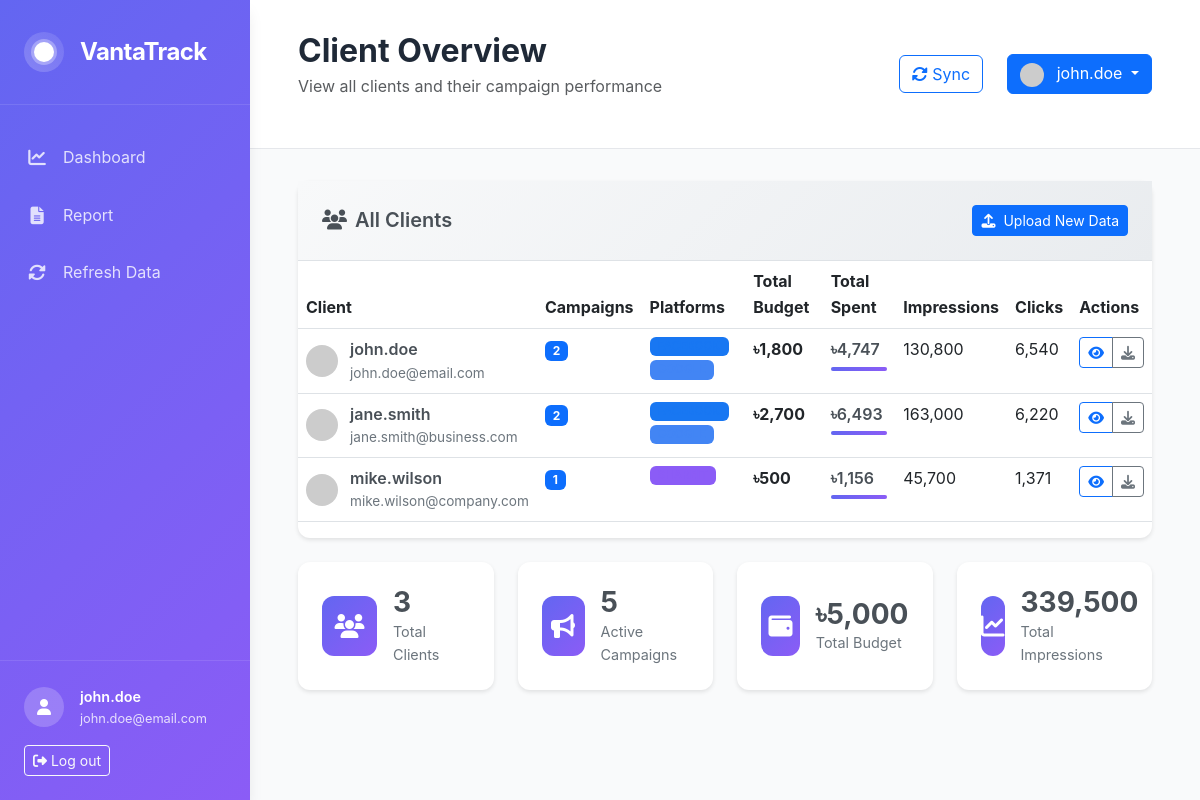
The app's page /agency/clients (signed in), older data.
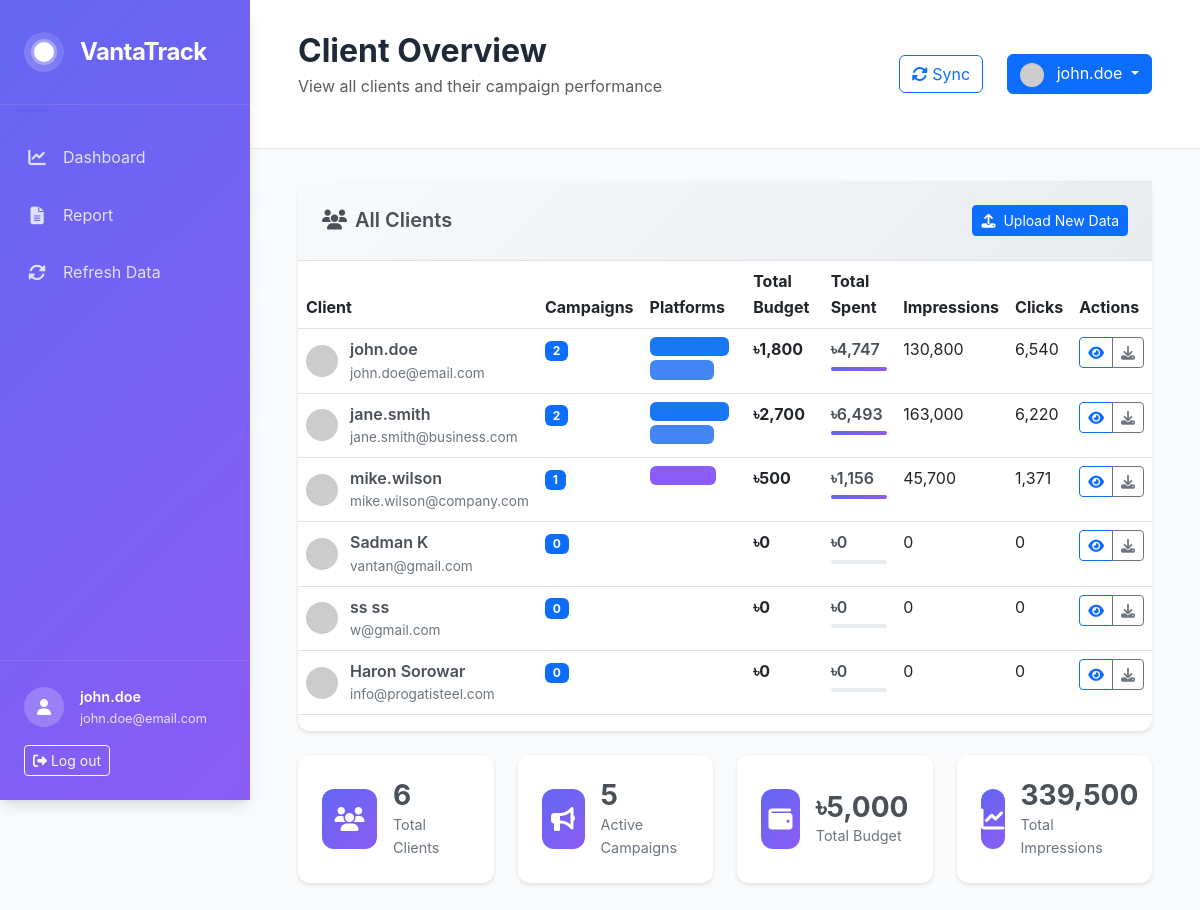
The same page, newer data.
### models.py (models this page shows, shortened)
class User(UserMixin, db.Model):
    __tablename__ = 'users'
    id = db.Column(db.Integer, primary_key=True)
    username = db.Column(db.String(80), unique=True, nullable=False)
    email = db.Column(db.String(120), unique=True, nullable=False)
    password_hash = db.Column(db.String(256), nullable=False)
    first_name = db.Column(db.String(50), nullable=True)
    last_name = db.Column(db.String(50), nullable=True)
    company_name = db.Column(db.String(100), nullable=True)
    is_active = db.Column(db.Boolean, default=True)
    created_at = db.Column(db.DateTime, default=datetime.utcnow)
    campaigns = db.relationship('Campaign', backref='client', lazy=True)
    def get_full_name(self):
        if self.first_name and self.last_name:
            return f"{self.first_name} {self.last_name}"
        return self.username

### agency_management.py (the view)
@agency_bp.route('/clients')
@login_required
def view_clients():
    clients = User.query.all()
    client_stats = []
    for client in clients:
        campaigns = Campaign.query.filter_by(user_id=client.id).all()
        total_budget = sum(c.budget for c in campaigns)
        total_spent = sum(c.spent for c in campaigns)
        total_impressions = sum(c.impressions for c in campaigns)
        total_clicks = sum(c.clicks for c in campaigns)
        client_stats.append({
            'client': client,
            'campaign_count': len(campaigns),
            'total_budget': total_budget,
            'total_spent': total_spent,
            'total_impressions': total_impressions,
            'total_clicks': total_clicks,
            'platforms': list(set(c.platform for c in campaigns))
        })
    return render_template('agency/clients.html', client_stats=client_stats)

### app.py (called while the page is built)
@login_manager.user_loader
def load_user(user_id):
    from models import User
    return User.query.get(int(user_id))

### templates/agency/clients.html (shortened to what the changed rows need)
{% extends "base.html" %}
{% block page_title %}Client Overview{% endblock %}
{% block content %}
<div class="row mb-4">
    <div class="col-12">
        <div class="clients-overview-card">
            <div class="card-body">
                {% if client_stats %}
                <div class="table-responsive">
                    <table class="table table-hover">
                        <thead>
                            <tr>
                                <th>Client</th>
                                <th>Campaigns</th>
                                <th>Platforms</th>
                                <th>Total Budget</th>
                                <th>Total Spent</th>
                                <th>Impressions</th>
                                <th>Clicks</th>
                                <th>Actions</th>
                            </tr>
                        </thead>
                        <tbody>
                            {% for client_data in client_stats %}
                            <tr>
                                <td>
                                    <div class="client-info">
                                        <div class="client-avatar">
                                            <img src="https://ui-avatars.com/api/?name={{ client_data.client.get_full_name() }}&background=6366f1&color=fff"
                                                 class="rounded-circle" width="32" height="32">
                                        </div>
                                        <div class="client-details">
                                            <div class="client-name">{{ client_data.client.get_full_name() }}</div>
                                            <div class="client-email">{{ client_data.client.email }}</div>
                                        </div>
                                    </div>
                                </td>
                                <td>
                                    <span class="badge bg-primary">{{ client_data.campaign_count }}</span>
                                </td>
                                <td>
                                </td>
                                <td>
                                    <strong>৳{{ "{:,}".format(client_data.total_budget|int) }}</strong>
                                </td>
                                <td>
                                    <span class="spent-amount">৳{{ "{:,}".format(client_data.total_spent|int) }}</span>
                                    <div class="progress mt-1" style="height: 4px;">
                                    </div>
                                </td>
                                <td>{{ "{:,}".format(client_data.total_impressions) }}</td>
                                <td>{{ "{:,}".format(client_data.total_clicks) }}</td>
                                <td>
                                    <div class="btn-group" role="group">
                                        <button class="btn btn-sm btn-outline-primary" onclick="viewClientDashboard('{{ client_data.client.id }}')">
                                            <i class="fas fa-eye"></i>
                                        </button>
                                        <button class="btn btn-sm btn-outline-secondary" onclick="downloadClientReport('{{ client_data.client.id }}')">
                                            <i class="fas fa-download"></i>
                                        </button>
                                    </div>
                                </td>
                            </tr>
                            {% endfor %}
                        </tbody>
                    </table>
                </div>
                {% endif %}
            </div>
        </div>
    </div>
</div>
<div class="row">
    <div class="col-lg-3 col-md-6 mb-4">
        <div class="summary-card">
            <div class="summary-content">
                <h3>{{ client_stats|length }}</h3>
                <p>Total Clients</p>
            </div>
        </div>
    </div>
</div>
{% endblock %}

Row changes from the older to the newer data that the page shows:
added User: client.get_full_name "Sadman K", client.email "vantan@gmail.com"
added User: client.get_full_name "ss ss", client.email "w@gmail.com"
added User: client.get_full_name "Haron Sorowar", client.email "info@progatisteel.com"
Text that changed along with them:
{{ client_stats|length }}: "3" → "6"
new list line: "0 ৳ 0 ৳ 0 0 0"
